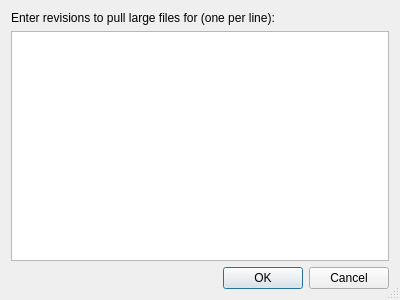
<?xml version="1.0" encoding="UTF-8"?>
<ui version="4.0">
 <class>LfRevisionsInputDialog</class>
 <widget class="QDialog" name="LfRevisionsInputDialog">
  <property name="geometry">
   <rect>
    <x>0</x>
    <y>0</y>
    <width>400</width>
    <height>300</height>
   </rect>
  </property>
  <property name="windowTitle">
   <string>Revisions Input</string>
  </property>
  <property name="sizeGripEnabled">
   <bool>true</bool>
  </property>
  <layout class="QVBoxLayout" name="verticalLayout">
   <item>
    <widget class="QLabel" name="label">
     <property name="text">
      <string>Enter revisions to pull large files for (one per line):</string>
     </property>
     <property name="wordWrap">
      <bool>true</bool>
     </property>
    </widget>
   </item>
   <item>
    <widget class="QPlainTextEdit" name="revisionsEdit">
     <property name="toolTip">
      <string>Enter changesets by number, id, range or revset expression one per line</string>
     </property>
     <property name="tabChangesFocus">
      <bool>true</bool>
     </property>
    </widget>
   </item>
   <item>
    <widget class="QDialogButtonBox" name="buttonBox">
     <property name="orientation">
      <enum>Qt::Horizontal</enum>
     </property>
     <property name="standardButtons">
      <set>QDialogButtonBox::Cancel|QDialogButtonBox::Ok</set>
     </property>
    </widget>
   </item>
  </layout>
 </widget>
 <tabstops>
  <tabstop>revisionsEdit</tabstop>
  <tabstop>buttonBox</tabstop>
 </tabstops>
 <resources/>
 <connections>
  <connection>
   <sender>buttonBox</sender>
   <signal>accepted()</signal>
   <receiver>LfRevisionsInputDialog</receiver>
   <slot>accept()</slot>
   <hints>
    <hint type="sourcelabel">
     <x>248</x>
     <y>254</y>
    </hint>
    <hint type="destinationlabel">
     <x>157</x>
     <y>274</y>
    </hint>
   </hints>
  </connection>
  <connection>
   <sender>buttonBox</sender>
   <signal>rejected()</signal>
   <receiver>LfRevisionsInputDialog</receiver>
   <slot>reject()</slot>
   <hints>
    <hint type="sourcelabel">
     <x>316</x>
     <y>260</y>
    </hint>
    <hint type="destinationlabel">
     <x>286</x>
     <y>274</y>
    </hint>
   </hints>
  </connection>
 </connections>
</ui>
